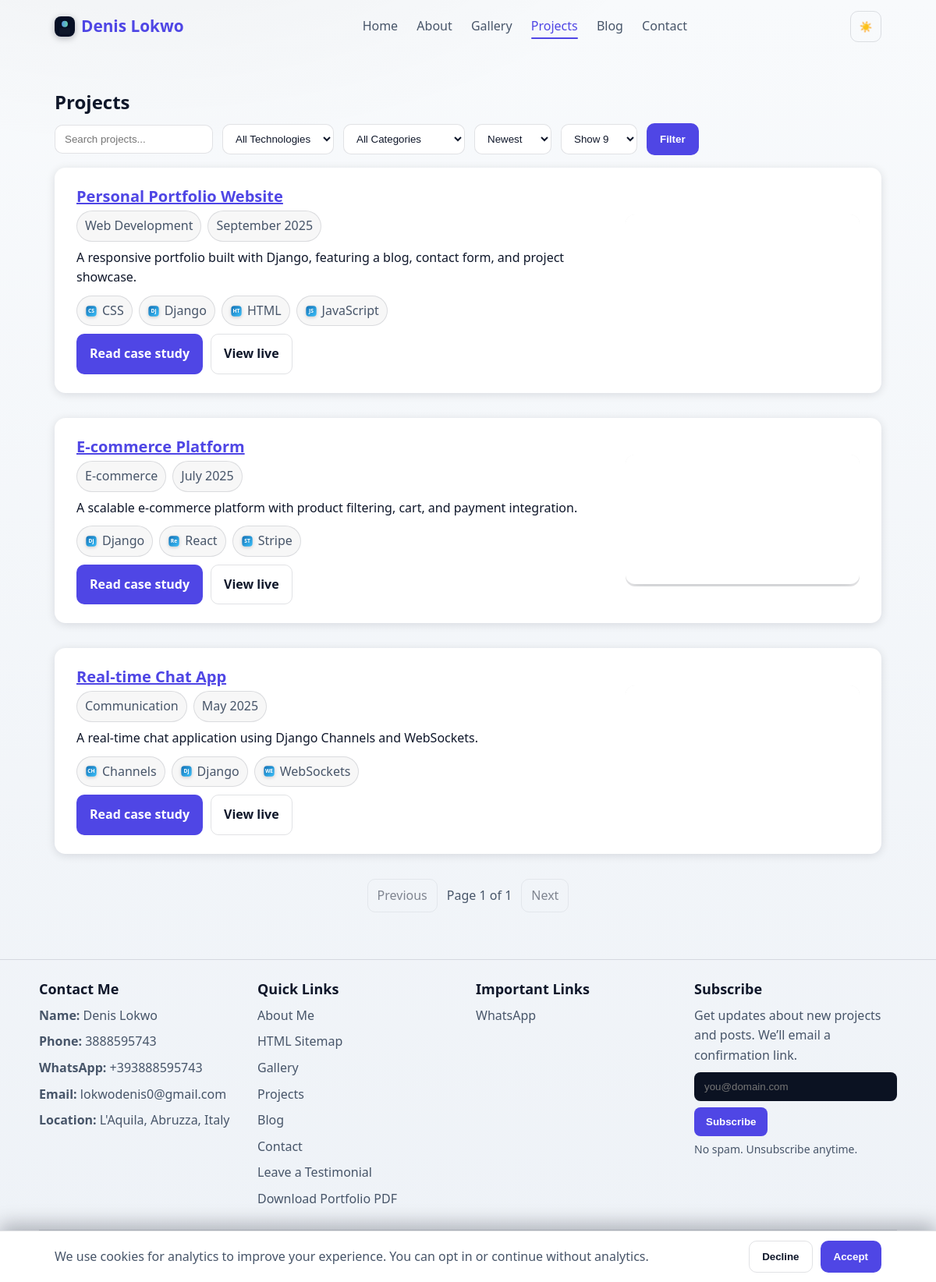
/projects/, run on the app's committed database.
### portfolio/models.py (models this page shows, shortened)
class Profile(models.Model):
    name = models.CharField(max_length=150, default='Denis Lokwo')
    title = models.CharField(max_length=220, blank=True)
    intro = models.TextField(blank=True)
    summary = models.TextField(blank=True)
    location = models.CharField(max_length=150, blank=True)
    email = models.EmailField(blank=True)
    phone = models.CharField(max_length=50, blank=True)
    whatsapp = models.CharField(max_length=50, blank=True)
    avatar = models.ImageField(upload_to='profile/', blank=True, null=True)
    key = models.UUIDField(default=uuid.uuid4, unique=True, editable=False, null=True)
    skills = models.JSONField(blank=True, null=True, help_text='List of skills')
    tools = models.JSONField(blank=True, null=True, help_text='List of tools/technologies')
    languages = models.JSONField(blank=True, null=True, help_text='List of languages')
    interests = models.JSONField(blank=True, null=True, help_text='List of interests')
    links = models.JSONField(blank=True, null=True, help_text='Dict of external links')
    experience = models.JSONField(blank=True, null=True, help_text='List of experience items')
    education = models.JSONField(blank=True, null=True, help_text='List of education items')
    certifications = models.JSONField(blank=True, null=True)
    awards = models.JSONField(blank=True, null=True)
    updated_at = models.DateTimeField(auto_now=True)
    created_at = models.DateTimeField(auto_now_add=True)
    class Meta:
        ordering = ['-updated_at']

class Project(models.Model):
    title = models.CharField(max_length=200)
    slug = models.SlugField(max_length=220, unique=True)
    key = models.UUIDField(default=uuid.uuid4, unique=True, editable=False, null=True)
    description = models.TextField()
    technologies = models.CharField(max_length=200, help_text="Comma-separated list of technologies", blank=True)
    category = models.CharField(max_length=100, blank=True)
    date = models.DateField()
    image = models.ImageField(upload_to='projects/', blank=True, null=True)
    url = models.URLField(blank=True)
    is_featured = models.BooleanField(default=False, help_text="Show on homepage featured section")
    featured_order = models.PositiveIntegerField(default=0, help_text="Lower = earlier in featured list")
    class Meta:
        ordering = ['-date']
    def tech_list(self):
        if hasattr(self, 'tags') and self.tags.exists():
            return list(self.tags.values_list('name', flat=True))
        return [tech.strip() for tech in (self.technologies or '').split(',') if tech.strip()]
    def get_absolute_url(self):
        return reverse('portfolio:project_detail', args=[self.slug])

class Tag(models.Model):
    name = models.CharField(max_length=50, unique=True)
    key = models.UUIDField(default=uuid.uuid4, unique=True, editable=False)
    class Meta:
        ordering = ['name']

### portfolio/views.py (the view)
# urls.py: path('projects/', views.project_list, name='project_list'),
@cache_page(60 * 10)
def project_list(request):
	projects = Project.objects.all().prefetch_related('tags')
	tech = request.GET.get('tech')
	category = request.GET.get('category')
	search = request.GET.get('search')
	sort = request.GET.get('sort') or 'date_desc'
	per = request.GET.get('per') or '9'
	if tech:
		projects = projects.filter(models.Q(tags__name__iexact=tech) | models.Q(technologies__icontains=tech))
	if category:
		projects = projects.filter(category__iexact=category)
	if search:
		projects = projects.filter(
			models.Q(title__icontains=search) |
			models.Q(description__icontains=search) |
			models.Q(technologies__icontains=search)
		)
	sort_map = {
		'date_desc': '-date',
		'date_asc': 'date',
		'title_asc': 'title',
		'title_desc': '-title',
	}
	projects = projects.order_by(sort_map.get(sort, '-date'))
	try:
		per_int = int(per)
	except ValueError:
		per_int = 9
	if per_int not in (6, 9, 12, 24):
		per_int = 9
	paginator = Paginator(projects, per_int)
	page = request.GET.get('page') or 1
	try:
		page_obj = paginator.page(page)
	except PageNotAnInteger:
		page_obj = paginator.page(1)
	except EmptyPage:
		page_obj = paginator.page(paginator.num_pages)
	categories = Project.objects.values_list('category', flat=True).exclude(category='').distinct()
	techs = list(Tag.objects.values_list('name', flat=True))
	if not techs:
		tech_set = set()
		for p in Project.objects.all():
			tech_set.update(p.tech_list())
		techs = sorted(tech_set)
	return render(request, 'projects.html', {
		'projects': page_obj.object_list,
		'page_obj': page_obj,
		'paginator': paginator,
		'categories': categories,
		'techs': techs,
		'selected_tech': tech,
		'selected_category': category,
		'search': search,
		'sort': sort,
		'per': per_int,
		'per_options': (6, 9, 12, 24),
		'has_filters': bool(tech or category or search),
	})

### portfolio/templates/projects.html (shortened to what this page needs)
{% extends 'base.html' %}
{% load static site_extras %}
{% block content %}
<section class="container" style="margin-top:48px;">
    <header style="display:flex;align-items:center;justify-content:space-between;gap:16px;flex-wrap:wrap;margin-bottom:12px;">
        <h2 style="margin:0">Projects</h2>
    </header>
    <form method="get" class="project-filter">
        <input type="text" name="search" placeholder="Search projects..." value="{{ search|default:'' }}">
        <select name="tech">
            <option value="">All Technologies</option>
        </select>
        <select name="category">
            <option value="">All Categories</option>
        </select>
        <select name="sort">
            <option value="date_desc" {% if sort == 'date_desc' %}selected{% endif %}>Newest</option>
        </select>
        <select name="per">
            {% for n in per_options %}
                <option value="{{ n }}" {% if per == n %}selected{% endif %}>Show {{ n }}</option>
            {% endfor %}
        </select>
        <button type="submit" class="btn">Filter</button>
    </form>
    <div class="project-list">
        {% for project in projects %}
            <div class="project-card">
                <div class="pc-grid">
                    <div class="pc-content">
                        <h3 style="margin:0 0 6px"><a href="{{ project.get_absolute_url }}">{{ project.title }}</a></h3>
                        <div class="badge-list" style="margin-bottom:8px">
                            {% if project.category %}<span class="chip">{{ project.category }}</span>{% endif %}
                            <span class="chip">{{ project.date|date:"F Y" }}</span>
                        </div>
                        <p style="margin:0 0 10px">{{ project.description|truncatewords:30 }}</p>
                        {% with techs=project.tech_list %}
                        {% if techs %}
                        <div class="badge-list" aria-label="Technologies">
                            {% for t in techs %}
                                <a class="chip" href="?tech={{ t|urlencode }}&category={{ selected_category|urlencode }}&search={{ search|urlencode }}">{% tech_icon t 16 %} {{ t }}</a>
                            {% endfor %}
                        </div>
                        {% endif %}
                        {% endwith %}
                        <div style="display:flex;gap:10px;flex-wrap:wrap;margin-top:10px">
                            <a href="{{ project.get_absolute_url }}" class="btn" data-ev="case_study_open" data-project="{{ project.title }}" data-slug="{{ project.slug }}">Read case study</a>
                            {% if project.url %}<a href="{{ project.url }}" class="btn secondary" target="_blank" rel="noopener" data-ev="project_view_live" data-project="{{ project.title }}" data-url="{{ project.url }}">View live</a>{% endif %}
                        </div>
                    </div>
                    {% if project.image %}
                    <div class="pc-media">
                        <a href="{{ project.get_absolute_url }}" aria-label="View {{ project.title }}">
                            <img src="{{ project.image.url }}" alt="{{ project.title }} thumbnail" loading="lazy" decoding="async" fetchpriority="low" width="{{ project.image.width }}" height="{{ project.image.height }}" sizes="(max-width: 880px) 100vw, 300px">
                        </a>
                    </div>
                    {% endif %}
                </div>
            </div>
        {% empty %}
            <p>No projects found.</p>
        {% endfor %}
    </div>
    {% if page_obj and paginator %}
    <nav class="pagination" aria-label="Pagination">
        {% with q='&search='|add:search|urlencode|add:'&tech='|add:selected_tech|urlencode|add:'&category='|add:selected_category|urlencode|add:'&sort='|add:sort|urlencode|add:'&per='|add:per %}
        {% if page_obj.has_previous %}
            <a class="page-link" href="?page={{ page_obj.previous_page_number }}{{ q }}">Previous</a>
        {% else %}
            <span class="page-link disabled">Previous</span>
        {% endif %}
        <span class="page-status">Page {{ page_obj.number }} of {{ paginator.num_pages }}</span>
        {% if page_obj.has_next %}
            <a class="page-link" href="?page={{ page_obj.next_page_number }}{{ q }}">Next</a>
        {% else %}
            <span class="page-link disabled">Next</span>
        {% endif %}
        {% endwith %}
    </nav>
    {% endif %}
</section>
{% endblock %}

### portfolio/templates/base.html (shortened to what this page needs)
<!DOCTYPE html>
<html lang="en">
<head>
	{% load static site_extras %}
	<link rel="stylesheet" href="{% static 'css/styles.css' %}">
</head>
<body>
		<header class="site-header" role="banner">
		<div class="container header-inner">
				<a class="brand" href="/">
					{% if SITE.logo_light_url or SITE.logo_dark_url %}
						{% if SITE.logo_dark_url %}
							<img src="{{ SITE.logo_dark_url }}" alt="" class="brand-logo brand-logo-dark" aria-hidden="true">
						{% endif %}
						{% if SITE.logo_light_url %}
							<img src="{{ SITE.logo_light_url }}" alt="" class="brand-logo brand-logo-light" aria-hidden="true">
						{% endif %}
					{% elif SITE.logo_url %}
						<img src="{{ SITE.logo_url }}" alt="" class="brand-logo" aria-hidden="true">
					{% else %}
						<img src="{% static 'images/avatar.svg' %}" alt="" class="brand-logo" aria-hidden="true">
					{% endif %}
					<span>{{ SITE.brand_name|default:PROFILE.name }}</span>
				</a>
				<nav class="site-nav" role="navigation" aria-label="Primary navigation">
					<a href="/" class="{% if request.path == '/' %}active{% endif %}" {% if request.path == '/' %}aria-current="page"{% endif %}>Home</a>
					<a href="/about/" class="{% if request.path|slice:':7' == '/about/' %}active{% endif %}" {% if request.path|slice:':7' == '/about/' %}aria-current="page"{% endif %}>About</a>
					<a href="/gallery/" class="{% if request.path|slice:':9' == '/gallery/' %}active{% endif %}" {% if request.path|slice:':9' == '/gallery/' %}aria-current="page"{% endif %}>Gallery</a>
					<a href="/projects/" class="{% if request.path|slice:':10' == '/projects/' %}active{% endif %}" {% if request.path|slice:':10' == '/projects/' %}aria-current="page"{% endif %}>Projects</a>
					<a href="/blog/" class="{% if request.path|slice:':6' == '/blog/' %}active{% endif %}" {% if request.path|slice:':6' == '/blog/' %}aria-current="page"{% endif %}>Blog</a>
					<a href="/contact/" class="{% if request.path|slice:':9' == '/contact/' %}active{% endif %}" {% if request.path|slice:':9' == '/contact/' %}aria-current="page"{% endif %}>Contact</a>
				</nav>
				<div style="display:flex;align-items:center;gap:10px;">
					<button id="theme-toggle" class="theme-toggle" aria-label="Toggle dark mode" aria-pressed="false" title="Toggle theme">
						<span class="sun" aria-hidden="true">☀️</span>
					</button>
				</div>
		</div>
	</header>
	<main>
			<div id="main-content">{% block content %}{% endblock %}</div>
	</main>
	<footer class="site-footer">
		<div class="container footer-grid">
			<div class="footer-col">
				<h4 class="footer-title">Contact Me</h4>
				<ul class="footer-list">
					<li><strong>Name:</strong> {{ PROFILE.name }}</li>
					{% if PROFILE.phone %}<li><strong>Phone:</strong> <a href="tel:{{ PROFILE.phone }}">{{ PROFILE.phone }}</a></li>{% endif %}
					{% if PROFILE.whatsapp_link %}<li><strong>WhatsApp:</strong> <a href="https://wa.me/{{ PROFILE.whatsapp_link }}" target="_blank" rel="noopener">{{ PROFILE.whatsapp }}</a></li>{% endif %}
					{% if PROFILE.email %}<li><strong>Email:</strong> <a href="mailto:{{ PROFILE.email }}">{{ PROFILE.email }}</a></li>{% endif %}
					{% if PROFILE.location %}<li><strong>Location:</strong> {{ PROFILE.location }}</li>{% endif %}
				</ul>
			</div>
			<div class="footer-col">
				<h4 class="footer-title">Quick Links</h4>
				<ul class="footer-list">
					<li><a href="/about/">About Me</a></li>
					<li><a href="/sitemap/">HTML Sitemap</a></li>
					<li><a href="/gallery/">Gallery</a></li>
					<li><a href="/projects/">Projects</a></li>
					<li><a href="/blog/">Blog</a></li>
					<li><a href="/contact/">Contact</a></li>
					<li><a href="/recommend/">Leave a Testimonial</a></li>
					<li><a href="{% url 'portfolio:portfolio_pdf' %}">Download Portfolio PDF</a></li>
				</ul>
			</div>
			<div class="footer-col">
				<h4 class="footer-title">Important Links</h4>
				<ul class="footer-list">
					{% if PROFILE.whatsapp_link %}<li><a href="https://wa.me/{{ PROFILE.whatsapp_link }}" target="_blank" rel="noopener">WhatsApp</a></li>{% endif %}
				</ul>
			</div>
			<div class="footer-col">
				<h4 class="footer-title">Subscribe</h4>
				<p class="muted" style="margin:0 0 8px;color:var(--muted,#94a3b8)">Get updates about new projects and posts. We’ll email a confirmation link.</p>
				<form method="post" action="{% url 'portfolio:subscribe' %}" class="footer-subscribe" style="display:flex;gap:8px;flex-wrap:wrap">
					<input type="email" name="email" required placeholder="you@domain.com" aria-label="Email address" style="flex:1;min-width:210px;padding:10px 12px;border-radius:8px;border:1px solid var(--border,#1e293b);background:var(--surface,#0b1222);color:var(--text,#e2e8f0)">
					<button type="submit" class="btn" style="padding:10px 14px;border-radius:8px">Subscribe</button>
				</form>
				<small class="muted" style="display:block;margin-top:6px;color:var(--muted,#94a3b8)">No spam. Unsubscribe anytime.</small>
			</div>
		</div>
		<div class="container footer-bottom">
			<small>© {% now "Y" %} {{ PROFILE.name }} — Built with Django</small>
			<div class="footer-social" aria-label="Social links">
				{% with gh_fallback=PROFILE.links|get:'github' li_fallback=PROFILE.links|get:'linkedin' %}
				{% with github=SITE.github_url|default:gh_fallback linkedin=SITE.linkedin_url|default:li_fallback %}
					{% if PROFILE.whatsapp_link %}
					<a class="social-icon" href="https://wa.me/{{ PROFILE.whatsapp_link }}" target="_blank" rel="noopener" aria-label="WhatsApp">
					</a>
					{% endif %}
				{% endwith %}
				{% endwith %}
			</div>
			<nav class="footer-nav">
				<a href="/privacy/">Privacy</a>
				<a href="/terms/">Terms</a>
			</nav>
		</div>
	</footer>
	<div id="cookie-consent" class="cookie-banner" role="dialog" aria-live="polite" aria-label="Cookie consent" hidden>
		<div class="container" style="display:flex;align-items:center;gap:14px;justify-content:space-between;flex-wrap:wrap">
			<p style="margin:0;flex:1;min-width:220px;color:var(--muted)">
				We use cookies for analytics to improve your experience. You can opt in or continue without analytics.
			</p>
			<div style="display:flex;gap:10px">
				<button id="cookie-decline" class="btn secondary">Decline</button>
				<button id="cookie-accept" class="btn">Accept</button>
			</div>
		</div>
	</div>
</body>
</html>

### data on the page
Profile: brand_name "Denis Lokwo", name "Denis Lokwo", phone "3888595743", whatsapp "+393888595743", email "lokwodenis0@gmail.com", location "L'Aquila, Abruzza, Italy"
Project: title "Personal Portfolio Website", category "Web Development", date "September 2025", description "A responsive portfolio built with Django, featuring a blog, contact form, and project showcase.", image (picture)
Tag: tech_icon "CS", name "CSS"
Tag: tech_icon "Dj", name "Django"
Tag: tech_icon "HT", name "HTML"
Tag: tech_icon "JS", name "JavaScript"
Project: title "E-commerce Platform", category "E-commerce", date "July 2025", description "A scalable e-commerce platform with product filtering, cart, and payment integration.", tech_icon "Re", techs "React", image (picture)
Tag: tech_icon "ST", name "Stripe"
Project: title "Real-time Chat App", category "Communication", date "May 2025", description "A real-time chat application using Django Channels and WebSockets.", image (picture)
Tag: tech_icon "CH", name "Channels"
Tag: tech_icon "WE", name "WebSockets"

### other printed values
{{ page_obj.number }} "1"
{{ paginator.num_pages }} "1"
